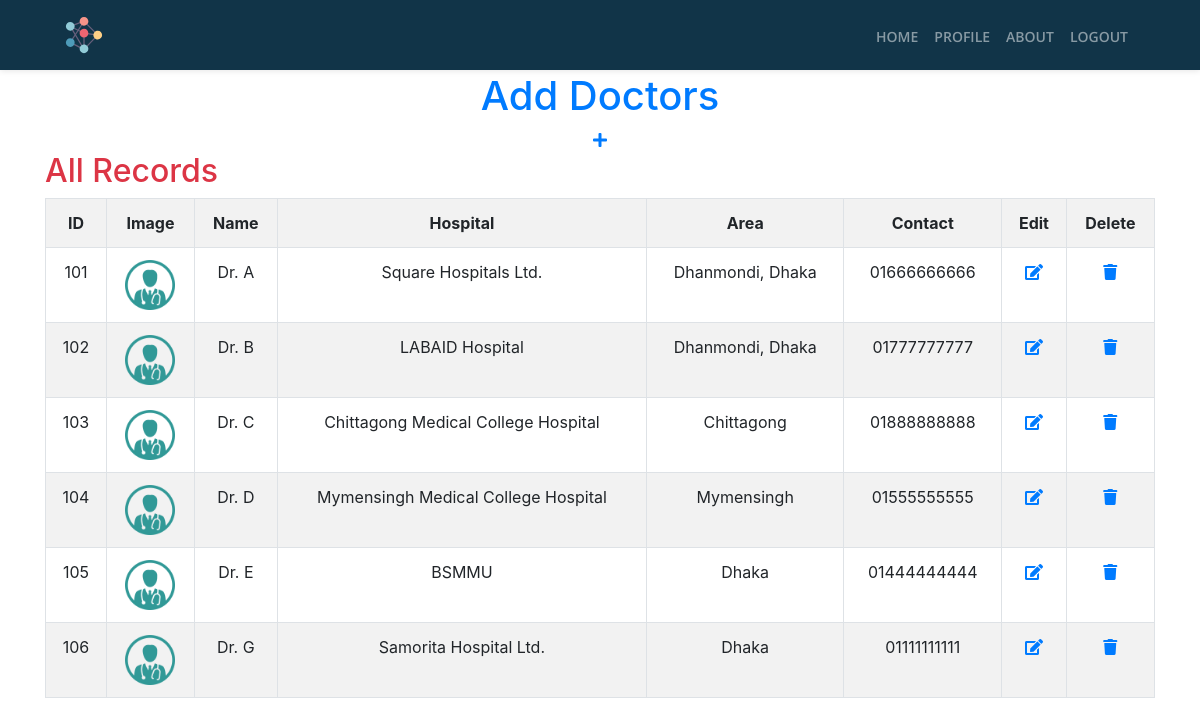
/templates/adddoctors.php (signed in), run on the app's committed database.
### tables this page shows
CREATE TABLE `doctors` (
  `id` int(11) NOT NULL,
  `image` varchar(200) NOT NULL,
  `name` varchar(200) NOT NULL,
  `hospital` varchar(200) NOT NULL,
  `area` varchar(200) NOT NULL,
  `contact` varchar(200) NOT NULL
);

### templates/adddoctors.php (the view, shortened to what this page needs)
<?php
include 'conn.php';
?>
<!DOCTYPE html>
<html lang="en">
<head>
    <link rel="stylesheet" href="https://stackpath.bootstrapcdn.com/bootstrap/4.5.0/css/bootstrap.min.css">
    <link rel="stylesheet" href="adddoctorsStyle.css">
    <link href="../styles/css/fontawesome-all.css" rel="stylesheet">
    <link href="../styles/css/swiper.css" rel="stylesheet">
    <link href="../styles/css/magnific-popup.css" rel="stylesheet">
    <link href="../styles/css/bootstrap.css" rel="stylesheet">
    <link href="//maxcdn.bootstrapcdn.com/bootstrap/4.0.0/css/bootstrap.min.css" rel="stylesheet" id="bootstrap-css">
</head>
<body data-spy="scroll" data-target=".fixed-top" style="background-color: ">
    <nav class="navbar navbar-expand-md navbar-dark navbar-custom fixed-top">
        <a class="navbar-brand logo-image ml-5" href="../index.php"><img src="logo.svg" style="width: 40px; height: 40px;" alt="alternative"></a>
        <div class="collapse navbar-collapse mr-5" id="navbarsExampleDefault">
            <ul class="navbar-nav ml-auto">
                <li class="nav-item">
                    <a class="nav-link page-scroll" href="../index.php">HOME <span class="sr-only">(current)</span></a>
                </li>
                <li class="nav-item">
                    <a class="nav-link page-scroll" href="admin.php">PROFILE</a>
                </li>
                <li class="nav-item">
                    <a class="nav-link page-scroll" href="#contact">ABOUT</a>
                </li>
                <li class="nav-item">
                    <a class="nav-link page-scroll" href="logout.php">LOGOUT</a>
                </li>
            </ul>
        </div>
    </nav>
    <div class="container">
        <br><br><br>
        <h1 class="text-primary text-center">
            Add Doctors
        </h1>
        <div class="d-flex justify-content-center">
            <a href="#"><i class="fa fa-plus" data-toggle="modal" data-target="#myModal"></i></a>
        </div>
        <h2 class="text-danger">All Records</h2>
        <div id="records_content">
            <table class="table table-bordered table-striped table-hover">
                <tr>
                    <th class="text-center">ID</th>
                    <th class="text-center">Image</th>
                    <th class="text-center">Name</th>
                    <th class="text-center">Hospital</th>
                    <th class="text-center">Area</th>
                    <th class="text-center">Contact</th>
                    <th class="text-center">Edit</th>
                    <th class="text-center">Delete</th>
                </tr>
                <?php
                $get_data = "SELECT * FROM doctors";
                $run_data = mysqli_query($conn, $get_data);
                while ($row = mysqli_fetch_array($run_data)) {
                    $id = $row['id'];
                    $image = $row['image'];
                    $name = $row['name'];
                    $hospital = $row['hospital'];
                    $area = $row['area'];
                    $contact = $row['contact'];
                    echo "
                <tr>
                <td class='text-center'>$id</td>
				<td class='text-center'><img src='images/$image' style='width:50px; height:50px;'></td>
				<td class='text-center'>$name</td>
                <td class='text-center'>$hospital</td>
                <td class='text-center'>$area</td>
				<td class='text-center'>$contact</td>
				<td class='text-center'>
					<span>
					     <a href='#'>
					         <i class='fa fa-edit' data-toggle='modal' data-target='#edit$id' style='' aria-hidden='true'></i>
					    </a>
					</span>
				</td>
				<td class='text-center'>
					<span>
						<a href='#'>
						     <i class='fa fa-trash' data-toggle='modal' data-target='#delete$id' style='' aria-hidden='true'></i>
						</a>
					</span>
				</td>
			</tr>
        		";
                }
                ?>
            </table>
        </div>
    </div>
</body>
</html>

### templates/adddoctorsStyle.css (style rules this page uses)
.navbar-custom { padding-top: 0.375rem; padding-bottom: 0.375rem; background-color: #113448; box-shadow: 0 0.0625rem 0.375rem 0 rgba(0, 0, 0, 0.1); font: 600 0.875rem/0.875rem "Open Sans", sans-serif; transition: all 0.2s; }
.navbar-custom .navbar-brand { font-size: 0; }
.navbar-custom .navbar-brand.logo-image img { width: 7.0625rem; height: 2rem; -webkit-backface-visibility: hidden; }
.navbar-custom .navbar-nav { margin-top: 0.75rem; margin-bottom: 0.5rem; }
.navbar-custom .nav-item .nav-link { padding: 0.625rem 0.75rem 0.625rem 0.75rem; color: #fff; text-decoration: none; transition: all 0.2s ease; }

### data on the page
doctors: id "101", image (picture), name "Dr. A", hospital "Square Hospitals Ltd.", area "Dhanmondi, Dhaka", contact "01666666666"
doctors: id "102", image (picture), name "Dr. B", hospital "LABAID Hospital", area "Dhanmondi, Dhaka", contact "01777777777"
doctors: id "103", image (picture), name "Dr. C", hospital "Chittagong Medical College Hospital", area "Chittagong", contact "01888888888"
doctors: id "104", image (picture), name "Dr. D", hospital "Mymensingh Medical College Hospital", area "Mymensingh", contact "01555555555"
doctors: id "105", image (picture), name "Dr. E", hospital "BSMMU", area "Dhaka", contact "01444444444"
doctors: id "106", image (picture), name "Dr. G", hospital "Samorita Hospital Ltd.", area "Dhaka", contact "01111111111"
